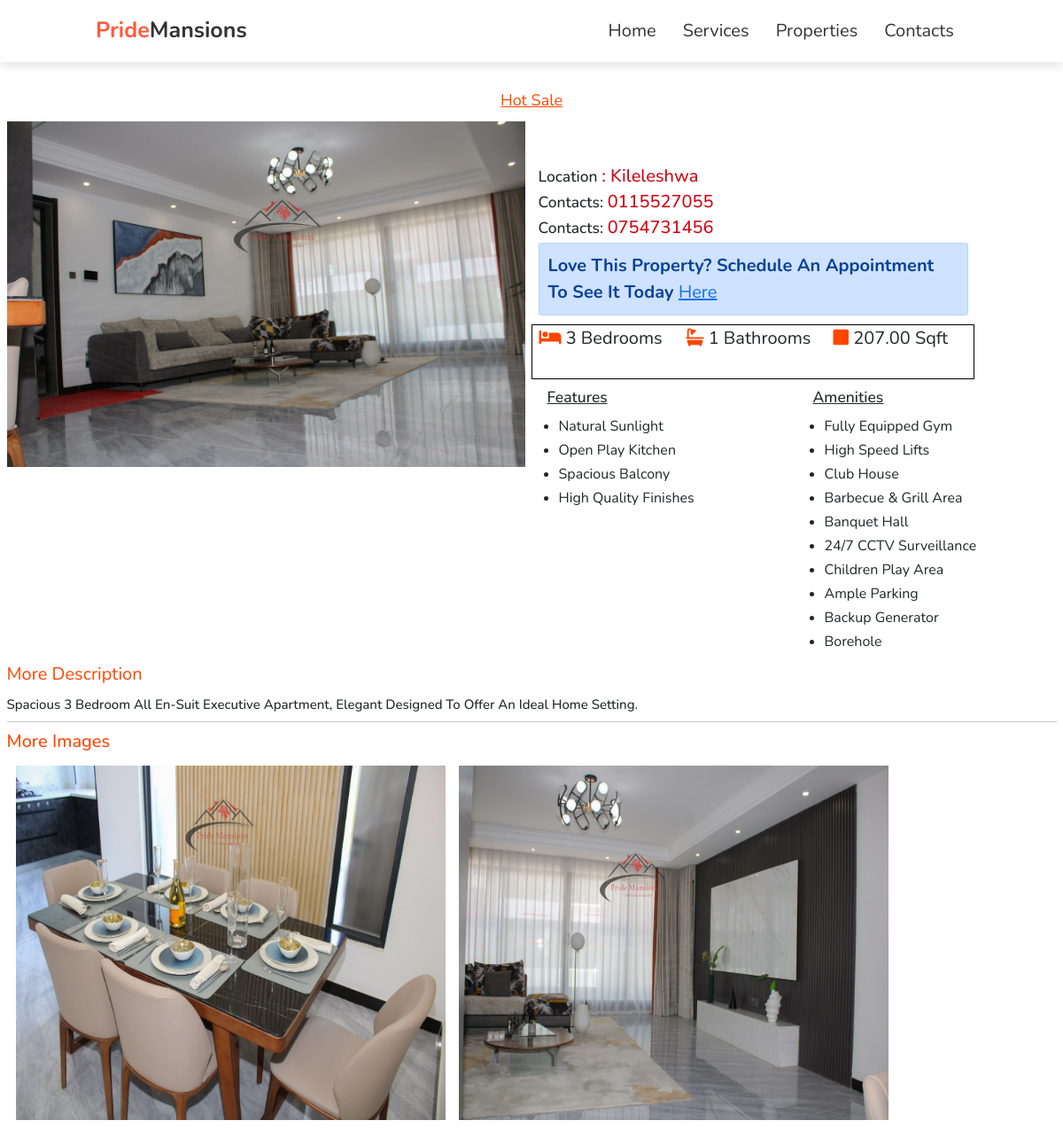
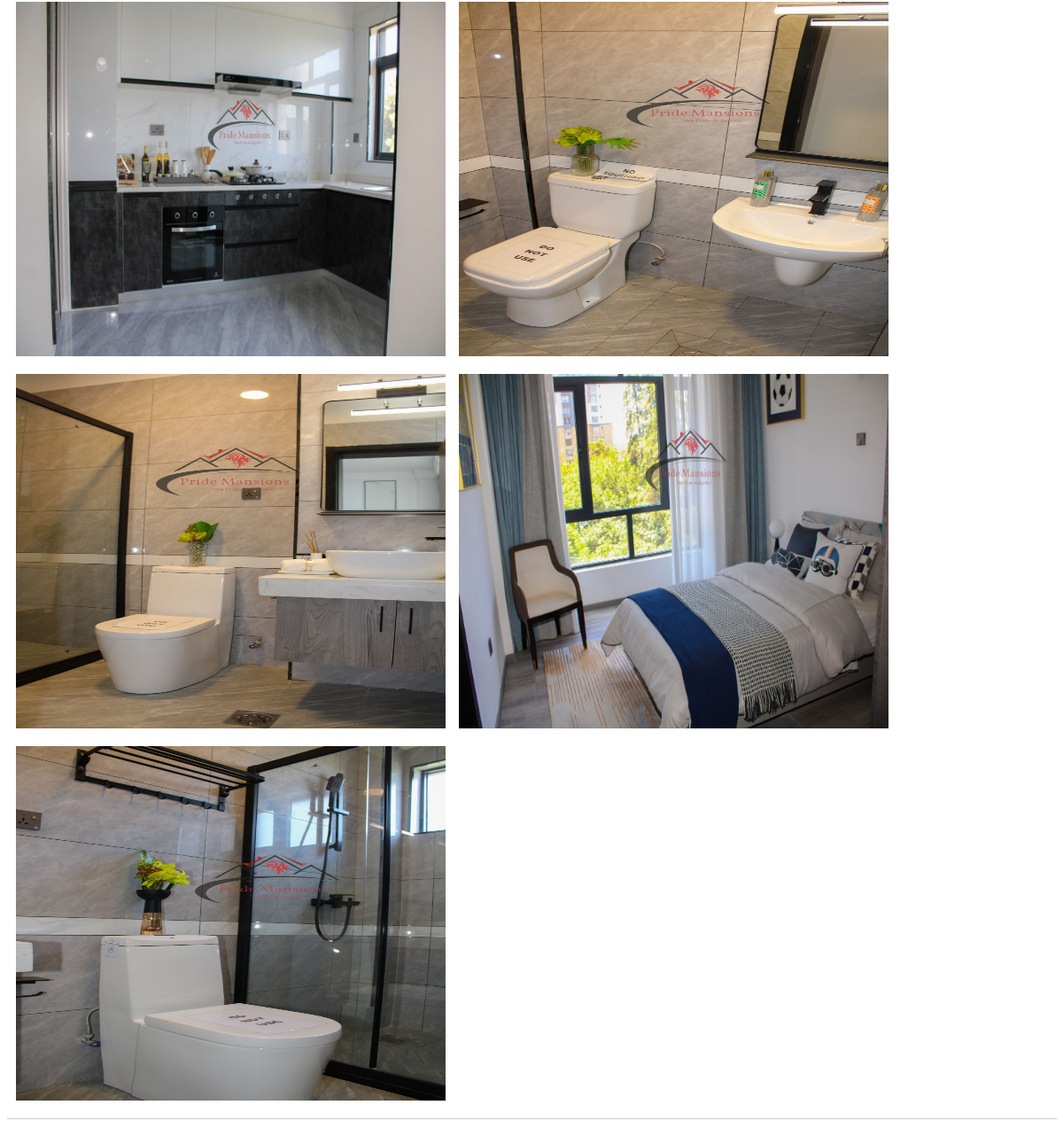
The app's page /details/6/ with its own data (2 pictures, top to bottom).
### base/models.py (models this page shows, shortened)
class Property(models.Model):
    name=models.CharField(max_length=200)
    price=models.IntegerField(default=0)
    description=models.TextField()
    location=models.ForeignKey(Location,on_delete=models.SET_NULL,null=True)
    image=models.ImageField(upload_to="images")
    area=models.DecimalField(max_digits=9,decimal_places=2)
    bedroom=models.IntegerField()
    bathrooms=models.IntegerField()
    Use=models.TextChoices("Use","Rent Sale")
    usage=models.CharField(max_length=100,blank=False,choices=Use.choices)
    owner=models.ForeignKey(Owners,on_delete=models.SET_NULL,null=True)
    amenities=models.TextField(blank=True)
    features=models.TextField(blank=True)

class Location(models.Model):
    location=models.CharField(max_length=100)
    def __str__(self):
        return self.location

class Owners(models.Model):
    email=models.EmailField()
    phone1=models.CharField(max_length=15)
    phone2=models.CharField(max_length=15,blank=True)
    companyname=models.CharField(max_length=100,blank=True)

class PropertyImage(models.Model):
    image=models.ImageField(upload_to="images")
    property=models.ForeignKey(Property,default=None,on_delete=models.SET_NULL,null=True)

### base/views.py (the view)
# urls.py: path("details/<str:pk>/",views.details,name="details"),
def details(request,pk):
    form=CommentForm()
    if request.method == "POST":
        form=CommentForm(request.POST)
        if form.is_valid():
            form.save()
            return redirect('details')
    propertyItem=Property.objects.get(id=pk)
    features=Property.objects.filter(id=pk).values_list('features',flat=True)
    f_list=list(features)
    fin=list(f_list[0].split("."))
    print(fin[0])
    amenities=Property.objects.filter(id=pk).values_list('amenities',flat=True)
    amenities_set=list(amenities)
    amenities_list=list(amenities_set[0].split("."))
    imageList=propertyItem.propertyimage_set.all()
    context={
        "propertyItem":propertyItem,
        "form":form,
        "images":imageList,
        "features":fin,
        "amenities":amenities_list
    }
    return render(request,"base/details.html",context)

### base/templates/base/details.html (shortened to what this page needs)
{% load static %}
<!DOCTYPE html>
<html lang="en">
<head>
    <link rel="stylesheet" href="https://cdnjs.cloudflare.com/ajax/libs/font-awesome/5.15.3/css/all.min.css">
    <link rel="stylesheet" href="{% static 'base/styles/style.css' %}">
    <link rel="stylesheet" href="{% static 'base/styles/details.css' %}">
    <link href="https://cdn.jsdelivr.net/npm/bootstrap@5.0.2/dist/css/bootstrap.min.css" rel="stylesheet">
    <link rel="stylesheet" href="https://cdnjs.cloudflare.com/ajax/libs/
font-awesome/5.15.2/css/all.min.css"/>
</head>
<body>
    {% include 'base/include/navbar.html' %}
        <div class="container-fluid" id="details-wrapper">
            <p id="desc-name" style="margin-top: 100px;
            color: rgb(255, 72, 0);
            font-size: large;
            text-decoration:underline;
            text-align: center;">
                {{propertyItem.name}}
            </p>
            <div class="row">
                <div class="col-lg-6 col-sm-12">
                    <img src="{{propertyItem.image.url}}" alt="">
                </div>
                <div class="col-lg-6 col-sm-12">
                    <div class="row" id="more-description">
                        <h3> Location <span class="location">: {{propertyItem.location}}</span></h3>
                        <h3>Contacts: <span class="location">{{propertyItem.owner.phone1}}</span> </h3>
                        <h3>Contacts: <span class="location">{{propertyItem.owner.phone2}}</span> </h3>
                    </div>
                    <div class="row">
                        <div class="col-lg-10 col-sm-12">
                            <div class="alert alert-primary" role="alert">
                                <strong>Love This Property? Schedule an appointment to see it today </strong><a href="mailto:{{propertyItem.owner.email}}?subject=Site%20Visit%20Booking" id="here"><span id="request">here<span></a>
                            </div>
                            <div class="row" id="property-features">
                                <div class="col-lg-4 col-sm-12" id="bed">
                                    <p><i class="fa fa-bed" aria-hidden="true"></i> {{propertyItem.bedroom}} bedrooms</p>
                                </div>
                                <div class="col-lg-4 col-sm-12" id="bed">
                                    <p><i class="fa fa-bath" aria-hidden="true"></i> {{propertyItem.bathrooms}} bathrooms</p>
                                </div>
                                <div class="col-lg-4 col-sm-12" id="bed">
                                    <p><i class="fa fa-square" aria-hidden="true"></i> {{propertyItem.area}} sqft</p>
                                </div>
                            </div>
                        </div>
                    </div>
                    <div class="row">
                        <div class="col-lg-6 col-sm-12">
                            <h3 style="margin: 10px; text-decoration: underline;">Features</h3>
                            <ol class="feat">
                                {% for feature in features %}
                                <li style="font-size: 16px;margin: 3px; list-style-type: disc;">{{feature}}</li>
                                {% endfor %}
                                </ol>
                        </div>
                        <div class="col-lg-6 col-sm-12">
                            <h3 style="margin: 10px; text-decoration: underline; ">Amenities</h3>
                            <ol class="feat">
                                {% for amenity in amenities %}
                                <li style="font-size: 16px;margin: 3px; list-style-type: disc;">{{amenity}}</li>
                                {% endfor %}
                                </ol>
                        </div>
                    </div>
                </div>
            </div>
        </div>
    <div class="container-fluid">
        <div class="row-lg-6 row-sm-12">
            <p id="more-desc">More description</p>
            <h4>{{propertyItem.description}}</h4>
        </div>
    </div>
    <div class="container-fluid" id="more-images">
        <hr>
        <div class="row">
            <h4 id="more-desc">More Images</h4>
            {% for item in images%}
            <div class="col-lg-4 col-md-6 col-sm-12" style="width: 500px;">
                <img src="{{item.image.url}}" class="image-detail" style="margin: 10px; height: 400px; ">
            </div>
            {% endfor %}
        </div>
        <hr>
    </div>
</body>
</html>

### base/static/base/styles/style.css (style rules this page uses)
:root { --red: #ff5a3c; --light-red: #f9edeb; }
* { font-family: 'Nunito', sans-serif; margin: 0; padding: 0; box-sizing: border-box; outline: none; border: none; text-decoration: none; text-transform: capitalize; }
html { font-size: 62.5%; overflow-x: hidden; scroll-behavior: smooth; scroll-padding-top: 7rem; }
body { background: #f7f7f7; }
h1, h2, h3, h4, h5 { margin: 0; padding: 0; }
p { margin: 0 0 1rem; }

### base/static/base/styles/details.css (style rules this page uses)
#details-wrapper { width: 100%; height: 100%; align-items: center; justify-content: center; margin-top: 100px; }
.row img { width: 100%; }
#more-description { margin-top: 50px; }
#desc-name { margin-top: 100px; color: rgb(255, 72, 0); font-size: large; text-align: center; }
.location { color: rgb(206, 7, 23); font-size: 20px; }
.alert { font-size: 20px; }
#bed { font-size: 20px; }
#bed i { color: orangered; }
#property-features { border: 1px solid black; padding-bottom: 20px; }
#more-desc { font-size: 20px; color: orangered; }
#more-images { margin-bottom: 50px; }
.image-detail { height: 400px; }
.feat li { font-size: 30px; }

### records on screen
Property: name "Hot Sale", image (picture), location "Kileleshwa", owner.phone1 "0115527055", owner.phone2 "0754731456", bedroom "3", bathrooms "1", area "207.00", description "Spacious 3 Bedroom All En-Suit Executive Apartment, Elegant Designed To Offer An Ideal Home Setting."
PropertyImage: image (picture)
PropertyImage: image (picture)
PropertyImage: image (picture)
PropertyImage: image (picture)
PropertyImage: image (picture)
PropertyImage: image (picture)
PropertyImage: image (picture)

### other values on screen
{{ feature }} "Natural Sunlight" "Open Play Kitchen" "Spacious Balcony" "High Quality Finishes"
{{ amenity }} "Fully Equipped Gym" "High Speed Lifts" "Club House" "Barbecue & Grill Area" "Banquet Hall" "24/7 CCTV Surveillance" "Children Play Area" "Ample Parking" "Backup Generator" "Borehole"
